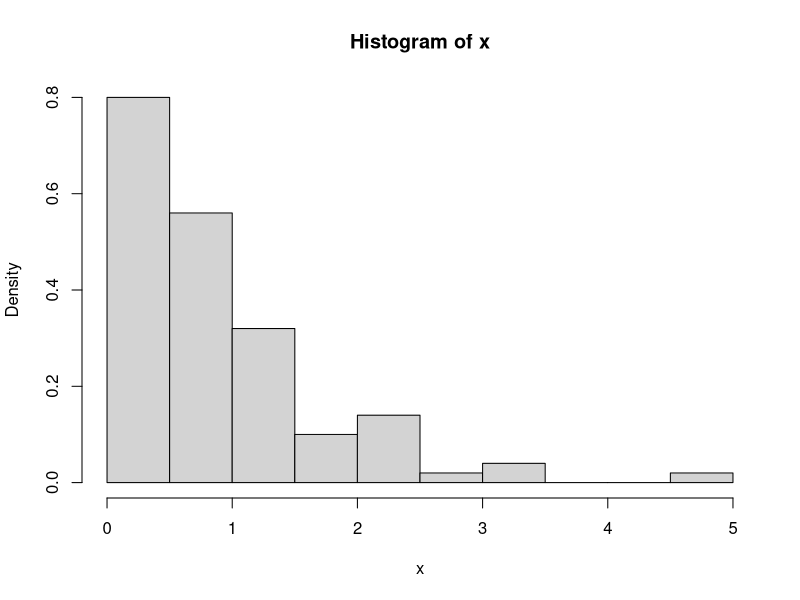

This chart was generated by the following R code:
## ---- chunk 1
knitr::opts_chunk$set(echo = TRUE)
## ---- chunk 2
2+2
sin(3.14)
exp(1)
log(2.71)
pi
## ---- chunk 3
x <- 1+2+3+4+5+6
x*2
## ---- chunk 4
y <- c(1,2,3,4,5,6,7,8,9)
y
## ---- chunk 5
x <- c(1,2,3,4,5,6,7,8,9,10)
x
sum(x)
mean(x)
sd(x)
var(x)
## ---- chunk 6
 x <- c(1,2,3,4,5)
y <- c(6,7,8,9,10)
z=x+y
z

sin(z)

## ---- chunk 7
x<- c(0.1, 0.2, 0.3, 0.4, 0.5)
x <- x[-5]
x
x <- c(x, 5.5)
x
## ---- chunk 8
x<- rbinom(12,1, 0.5)
x
z <- sample(6,12, replace =TRUE)
z
x<- rnorm(10, 5, 1)
## ---- chunk 9
z <- runif(10, min=-1, max=1)
z
z <- rexp(10, 2)
z
z<- rpois(7, 1)
print(z)
## ---- chunk 10
x <- rexp(100,1)
hist(x, prob=TRUE)
## ---- chunk 11
sincos <- function(x){
z <- sin(x) + cos(x);
z
}
sincos(1)
## ---- chunk 12
numrolls <- function(){
n=0
x=0
while(x <6){
x <- sample(6,1, replace =TRUE)
n <- n+1
}
n
}

mean(replicate(1000, numrolls()) )
## ---- chunk 13
25%%5
26%%5
## ---- chunk 14
isprime <- function(n){
x=1
for (i in 2: (n-1)){
if (x >0) {
x <- n%%i
}
}
if (n==1) {x <-0}
if (n==2) {x <-1}
 x
 }
isprime(101)
## ---- chunk 15
x=2
 for(i in 3:500){
if( isprime(i)==1){
x <- c(x, i)}
 x
}
print(x)
